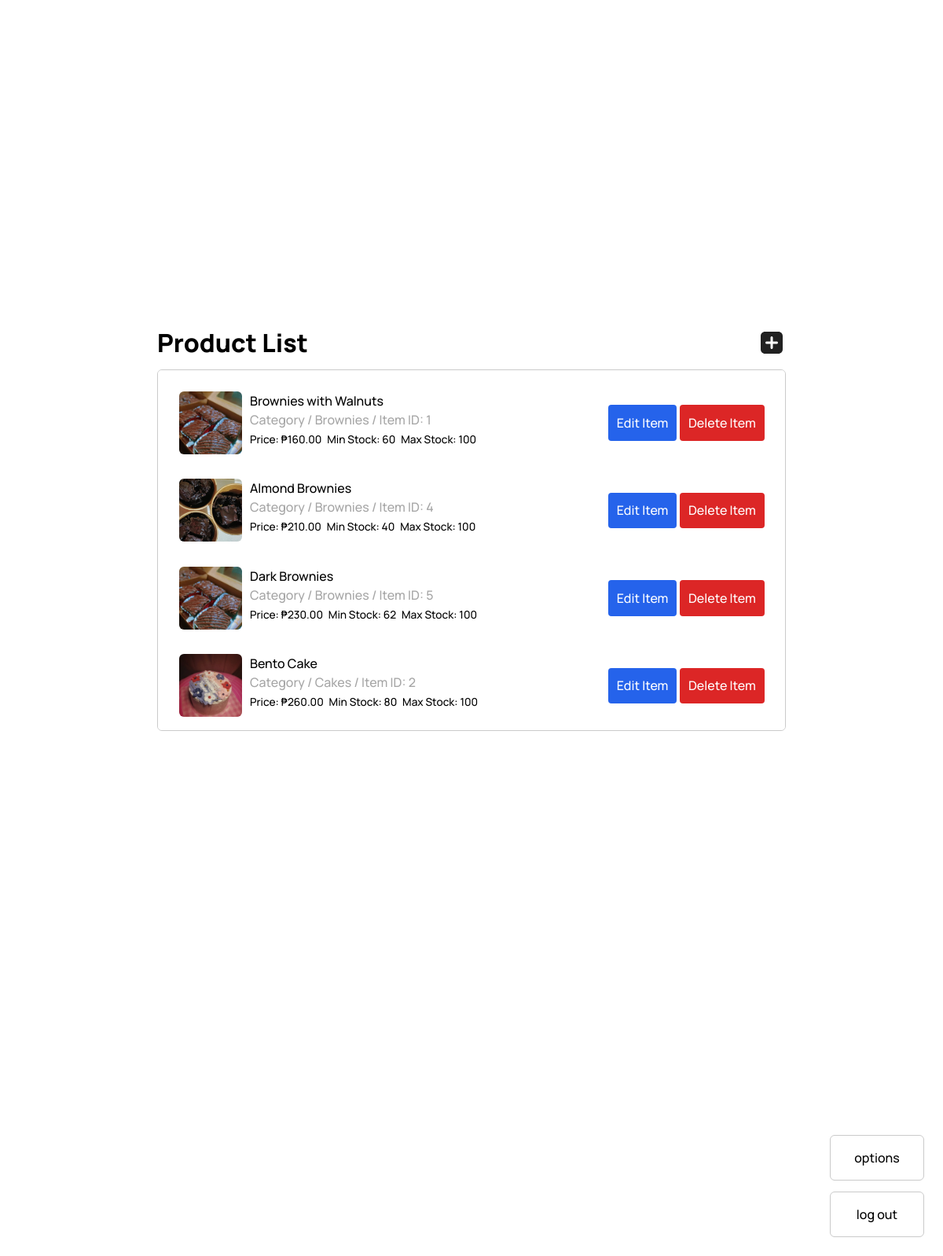
Page /views/adminpanel/pages/product-manage.php (signed in) on the committed database.
### tables this page shows
CREATE TABLE `treiven_products` (
  `trv_product_id` int(11) NOT NULL,
  `trv_category_id` int(11) DEFAULT NULL,
  `trv_product_name` varchar(255) DEFAULT NULL,
  `trv_product_info` varchar(4000) DEFAULT NULL,
  `trv_product_price` decimal(10,2) DEFAULT NULL,
  `trv_minimum_stock` int(11) DEFAULT NULL,
  `trv_product_qty_stock` enum('Yes','No') DEFAULT NULL,
  `trv_product_image` longblob DEFAULT NULL,
  `trv_category_name` enum('Brownies','Cakes','Cookies','Specials') DEFAULT NULL,
  `trv_maximum_stock` int(11) DEFAULT NULL
);

CREATE TABLE `treiven_category` (
  `trv_category_id` int(11) NOT NULL,
  `trv_category_name` enum('Brownies','Cakes','Cookies','Specials') DEFAULT NULL,
  `trv_category_info` varchar(4000) DEFAULT NULL
);

### views/adminpanel/pages/product-manage.php (the view, shortened to what this page needs)
<?php
$mysql_hostname = "localhost";
$mysql_username = "root";
$mysql_password = "";
$mysql_database = "im101-pastry";
$conn = mysqli_connect($mysql_hostname, $mysql_username, $mysql_password, $mysql_database);
$query = "SELECT p.trv_product_id, p.trv_product_image, p.trv_product_name, c.trv_category_name, p.trv_product_price, p.trv_minimum_stock, p.trv_maximum_stock FROM treiven_products p INNER JOIN treiven_category c ON p.trv_category_id = c.trv_category_id";
$result = mysqli_query($conn, $query);
$products = [];
if ($result) {
    while ($row = mysqli_fetch_assoc($result)) {
        $products[] = $row;
    }
}
?>
<!DOCTYPE html>
<html lang="en">
<head>
    <link rel="stylesheet" href="../../../views/modules/index.css" />
</head>
<body>
    <main class="product-manage-page">
        <div class="product-manage-wrapper">
            <header class="manage-head">
                <div class="left-head">
                    <span>Product List</span>
                </div>
                <div class="right-head">
                </div>
            </header>
            <section class="product-items-wrapper">
                <?php foreach ($products as $product) : ?>
                    <div class="product-item">
                        <div class="product-left-side">
                            <div class="product-hero">
                                <img src="./uploads/<?= $product['trv_product_image'] ?>" alt="" />
                            </div>
                            <div class="product-first-detail">
                                <span><?= $product['trv_product_name'] ?></span>
                                <p style="color: #A6A6A6;">Category / <?= $product['trv_category_name'] ?> / Item ID: <?= $product['trv_product_id'] ?></p>
                                <div class="product-flex">
                                    <p>Price: ₱<?= $product['trv_product_price'] ?></p>
                                    <p>Min Stock: <?= $product['trv_minimum_stock'] ?></p>
                                    <p>Max Stock: <?= $product['trv_maximum_stock'] ?></p>
                                </div>
                            </div>
                        </div>
                        <div class="product-right-side">
                            <button class="edit-item">
                                Edit Item
                            </button>
                            <button class="delete-item" data-product-id="<?= $product['trv_product_id'] ?>">
                                Delete Item
                            </button>
                        </div>
                    </div>
                <?php endforeach; ?>
            </section>
            <div class="admin-session-wrapper">
                <a class="admin-session admin-option" href="../index.php">
                    options
                </a>
                <a class="admin-session" href="../../client/login/index.php">
                    log out
                </a>
            </div>
        </div>
    </main>
</body>
</html>

### views/modules/index.css (style rules this page uses)
* { margin: 0; }
*, *::before, *::after { box-sizing: border-box; }
html, body { isolation: isolate; height: 100%; }
body { line-height: 1.5; -webkit-font-smoothing: antialiased; font-family: "Manrope", sans-serif; font-weight: 500; }
a, button { text-decoration: none; cursor: pointer; }
img, picture, video, canvas, svg { display: block; max-width: 100%; }
input, button, textarea, select { font: inherit; }
p, h1, h2, h3, h4, h5, h6 { overflow-wrap: break-word; }

### views/modules/admin/Landing.module.css (style rules this page uses)
.admin-session-wrapper { position: absolute; bottom: 24px; right: 24px; z-index: 99; display: flex; flex-direction: column; }
.admin-session { border: 1px solid #cacaca; padding: 1em; background: white; border-radius: 6px; color: #000; overflow: hidden; user-select: none; cursor: pointer; text-align: center; width: 120px; }
.admin-option { margin-bottom: 0.857em; }

### views/modules/admin/ProductManage.module.css (style rules this page uses)
.product-manage-page { padding: 2em; }
.product-manage-wrapper { display: flex; align-items: center; justify-content: center; flex-direction: column; margin: 0 auto; max-width: 800px; height: 80vh; }
.manage-head { display: flex; justify-content: space-between; align-items: center; width: 100%; flex-direction: row; margin-bottom: 0.657em; }
.manage-head svg { width: 36px; }
.right-head { cursor: pointer; }
.product-items-wrapper { border: 1px solid #cacaca; background: white; padding: 1em; width: 100%; height: 460px; border-radius: 6px; overflow: auto; position: relative; }
.left-head { font-size: 2em; font-weight: 800; }
.product-hero { width: 80px; height: 80px; border-radius: 6px; overflow: hidden; margin-right: 0.657em; }
.product-hero img { width: 100%; height: 100%; object-fit: cover; }
.product-item { display: flex; align-items: center; justify-content: space-between; flex-direction: row; border-radius: 6px; padding: 0.657em; margin-bottom: 0.657em; user-select: none; }
.product-left-side { display: flex; align-items: flex-start; }
.product-right-side { display: flex; align-items: center; flex-direction: row; }
.edit-item, .delete-item, .view-item { border: none; appearance: none; padding: 0.667em; border-radius: 4px; color: white; }
.edit-item { background: #2563eb; margin-right: 0.257em; }
.delete-item { background: #dc2626; }
.product-flex { display: inline-flex; align-items: center; flex-direction: row; font-size: 0.857em; }
.product-flex p:nth-child(1), .product-flex p:nth-child(2) { margin-right: 0.5em; }

### rows in the picture
treiven_products: trv_product_image (picture), trv_product_name "Brownies with Walnuts", trv_category.trv_category_name "Brownies", trv_product_id "1", trv_product_price "160.00", trv_minimum_stock "60", trv_maximum_stock "100"
treiven_products: trv_product_image (picture), trv_product_name "Almond Brownies", trv_category.trv_category_name "Brownies", trv_product_id "4", trv_product_price "210.00", trv_minimum_stock "40", trv_maximum_stock "100"
treiven_products: trv_product_image (picture), trv_product_name "Dark Brownies", trv_category.trv_category_name "Brownies", trv_product_id "5", trv_product_price "230.00", trv_minimum_stock "62", trv_maximum_stock "100"
treiven_products: trv_product_image (picture), trv_product_name "Bento Cake", trv_category.trv_category_name "Cakes", trv_product_id "2", trv_product_price "260.00", trv_minimum_stock "80", trv_maximum_stock "100"
